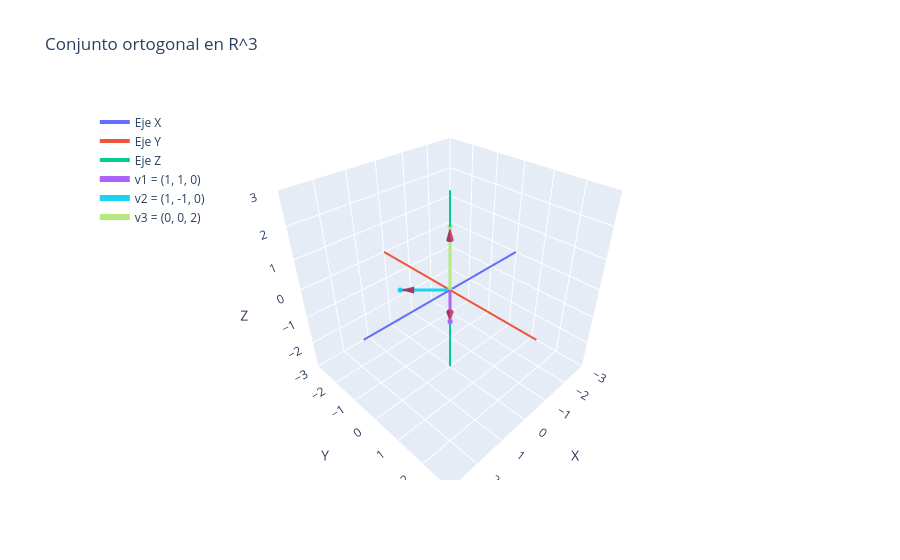

The notebook cell this image was saved under:
### Markdown cell above
### 4. Conjunto ortonormal obtenido

El conjunto normalizado es:

$$
\left\{
\left(\frac{1}{\sqrt{2}},\frac{1}{\sqrt{2}},0\right),
\left(\frac{1}{\sqrt{2}},-\frac{1}{\sqrt{2}},0\right),
(0,0,1)
\right\},
$$

el cual es un **conjunto ortonormal** en $\mathbb{R}^3$ porque:

* los vectores siguen siendo ortogonales entre sí,
* y cada uno tiene norma igual a $1$.

### Code cell
# Representación de los vectores v1, v2, v3
import numpy as np
import plotly.graph_objects as go

# =========================
# Vectores ortogonales
# =========================
v1 = np.array([1, 1, 0])
v2 = np.array([1, -1, 0])
v3 = np.array([0, 0, 2])

# =========================
# Crear figura
# =========================
fig = go.Figure()

# =========================
# Ejes coordenados
# =========================
axis_range = 3

# Eje X
fig.add_trace(go.Scatter3d(
    x=[-axis_range, axis_range], y=[0, 0], z=[0, 0],
    mode='lines',
    name='Eje X',
    line=dict(width=4)
))

# Eje Y
fig.add_trace(go.Scatter3d(
    x=[0, 0], y=[-axis_range, axis_range], z=[0, 0],
    mode='lines',
    name='Eje Y',
    line=dict(width=4)
))

# Eje Z
fig.add_trace(go.Scatter3d(
    x=[0, 0], y=[0, 0], z=[-axis_range, axis_range],
    mode='lines',
    name='Eje Z',
    line=dict(width=4)
))

# =========================
# Función para dibujar flechas (vectores)
# =========================
def draw_vector(vec, name):
    # Segmento
    fig.add_trace(go.Scatter3d(
        x=[0, vec[0]],
        y=[0, vec[1]],
        z=[0, vec[2]],
        mode='lines+markers',
        marker=dict(size=3),
        line=dict(width=6),
        name=name
    ))
    
    # Flecha en el extremo
    fig.add_trace(go.Cone(
        x=[vec[0]], y=[vec[1]], z=[vec[2]],
        u=[vec[0]], v=[vec[1]], w=[vec[2]],
        sizemode="absolute",
        sizeref=0.4,
        showscale=False,
        name=name,
        anchor="tip"
    ))

# =========================
# Dibujar los vectores
# =========================
draw_vector(v1, "v1 = (1, 1, 0)")
draw_vector(v2, "v2 = (1, -1, 0)")
draw_vector(v3, "v3 = (0, 0, 2)")

# =========================
# Diseño del gráfico
# =========================
fig.update_layout(
    title="Conjunto ortogonal en R^3",
    scene=dict(
        xaxis_title='X',
        yaxis_title='Y',
        zaxis_title='Z',
        xaxis=dict(range=[-3, 3]),
        yaxis=dict(range=[-3, 3]),
        zaxis=dict(range=[-3, 3]),
        aspectmode='cube'
    ),
    legend=dict(x=0.02, y=0.98)
)

fig.show()
fig.write_image(r"C:\Users\marco\Downloads\un_conjunto_ortogonal.png")

### Figure 1 — Plotly figure (JSON) as saved in the notebook; plotly's stock layout.template omitted (floating-point values rounded to 4 significant figures)
{"data": [{"line": {"width": 4}, "mode": "lines", "name": "Eje X", "type": "scatter3d", "x": [-3, 3], "y": [0, 0], "z": [0, 0]}, {"line": {"width": 4}, "mode": "lines", "name": "Eje Y", "type": "scatter3d", "x": [0, 0], "y": [-3, 3], "z": [0, 0]}, {"line": {"width": 4}, "mode": "lines", "name": "Eje Z", "type": "scatter3d", "x": [0, 0], "y": [0, 0], "z": [-3, 3]}, {"line": {"width": 6}, "marker": {"size": 3}, "mode": "lines+markers", "name": "v1 = (1, 1, 0)", "type": "scatter3d", "x": [0, 1], "y": [0, 1], "z": [0, 0]}, {"anchor": "tip", "name": "v1 = (1, 1, 0)", "showscale": false, "sizemode": "absolute", "sizeref": 0.4, "type": "cone", "u": [1], "v": [1], "w": [0], "x": [1], "y": [1], "z": [0]}, {"line": {"width": 6}, "marker": {"size": 3}, "mode": "lines+markers", "name": "v2 = (1, -1, 0)", "type": "scatter3d", "x": [0, 1], "y": [0, -1], "z": [0, 0]}, {"anchor": "tip", "name": "v2 = (1, -1, 0)", "showscale": false, "sizemode": "absolute", "sizeref": 0.4, "type": "cone", "u": [1], "v": [-1], "w": [0], "x": [1], "y": [-1], "z": [0]}, {"line": {"width": 6}, "marker": {"size": 3}, "mode": "lines+markers", "name": "v3 = (0, 0, 2)", "type": "scatter3d", "x": [0, 0], "y": [0, 0], "z": [0, 2]}, {"anchor": "tip", "name": "v3 = (0, 0, 2)", "showscale": false, "sizemode": "absolute", "sizeref": 0.4, "type": "cone", "u": [0], "v": [0], "w": [2], "x": [0], "y": [0], "z": [2]}], "layout": {"legend": {"x": 0.02, "y": 0.98}, "scene": {"aspectmode": "cube", "xaxis": {"range": [-3, 3], "title": {"text": "X"}}, "yaxis": {"range": [-3, 3], "title": {"text": "Y"}}, "zaxis": {"range": [-3, 3], "title": {"text": "Z"}}}, "title": {"text": "Conjunto ortogonal en R^3"}}}
